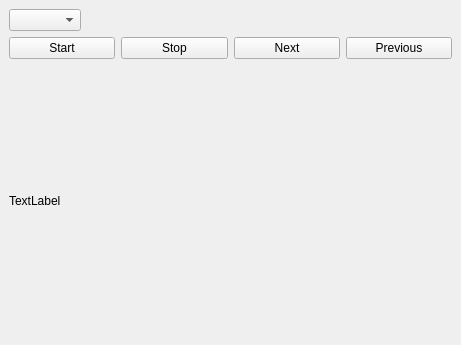
<ui version="4.0" >
 <author></author>
 <comment></comment>
 <exportmacro></exportmacro>
 <class>Dialog</class>
 <widget class="QWidget" name="Dialog" >
  <property name="geometry" >
   <rect>
    <x>0</x>
    <y>0</y>
    <width>461</width>
    <height>345</height>
   </rect>
  </property>
  <property name="windowTitle" >
   <string>Dialog</string>
  </property>
  <layout class="QGridLayout" >
   <property name="margin" >
    <number>9</number>
   </property>
   <property name="spacing" >
    <number>6</number>
   </property>
   <item row="2" column="0" >
    <widget class="QLabel" name="label" >
     <property name="text" >
      <string>TextLabel</string>
     </property>
    </widget>
   </item>
   <item row="0" column="0" >
    <layout class="QHBoxLayout" >
     <property name="margin" >
      <number>0</number>
     </property>
     <property name="spacing" >
      <number>6</number>
     </property>
     <item>
      <widget class="QComboBox" name="combo" />
     </item>
     <item>
      <spacer>
       <property name="orientation" >
        <enum>Qt::Horizontal</enum>
       </property>
       <property name="sizeHint" >
        <size>
         <width>221</width>
         <height>20</height>
        </size>
       </property>
      </spacer>
     </item>
    </layout>
   </item>
   <item row="1" column="0" >
    <layout class="QHBoxLayout" >
     <property name="margin" >
      <number>0</number>
     </property>
     <property name="spacing" >
      <number>6</number>
     </property>
     <item>
      <widget class="QPushButton" name="start" >
       <property name="text" >
        <string>Start</string>
       </property>
      </widget>
     </item>
     <item>
      <widget class="QPushButton" name="stop" >
       <property name="text" >
        <string>Stop</string>
       </property>
      </widget>
     </item>
     <item>
      <widget class="QPushButton" name="next" >
       <property name="text" >
        <string>Next</string>
       </property>
      </widget>
     </item>
     <item>
      <widget class="QPushButton" name="prev" >
       <property name="text" >
        <string>Previous</string>
       </property>
      </widget>
     </item>
    </layout>
   </item>
  </layout>
 </widget>
 <pixmapfunction></pixmapfunction>
 <resources/>
 <connections/>
</ui>
